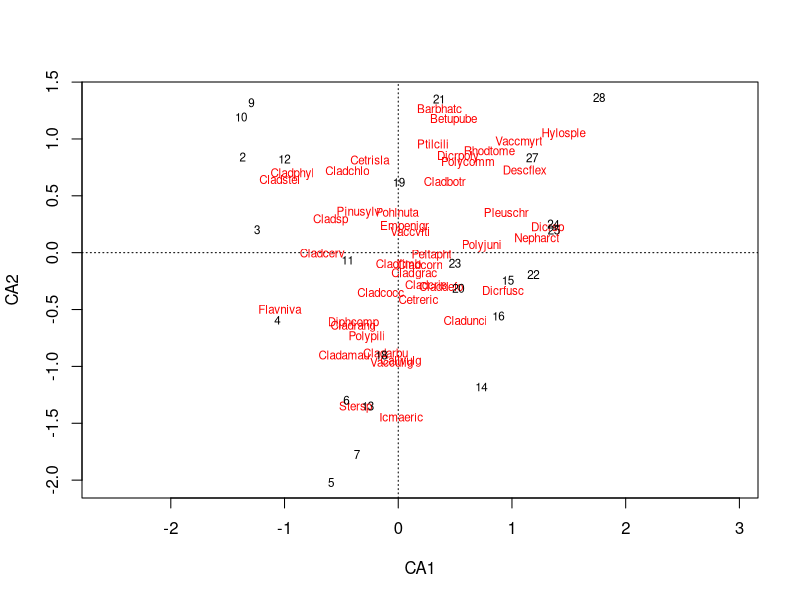
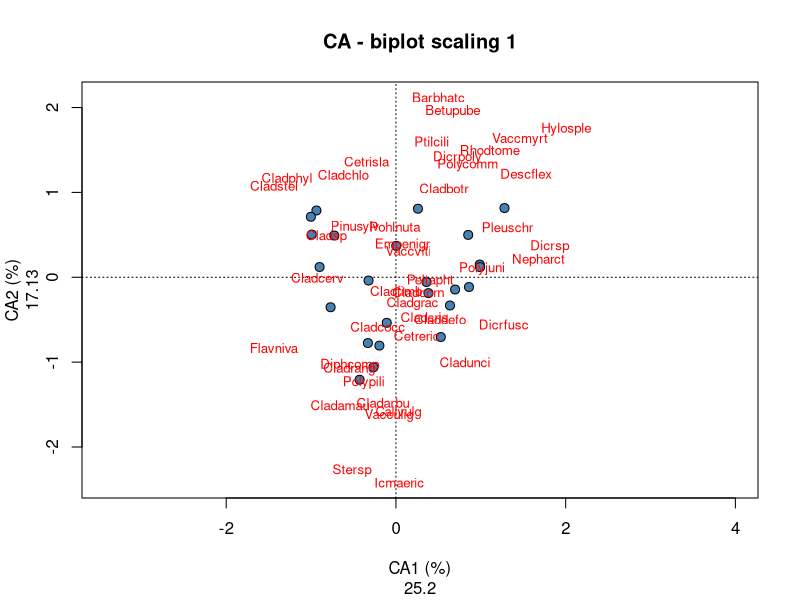
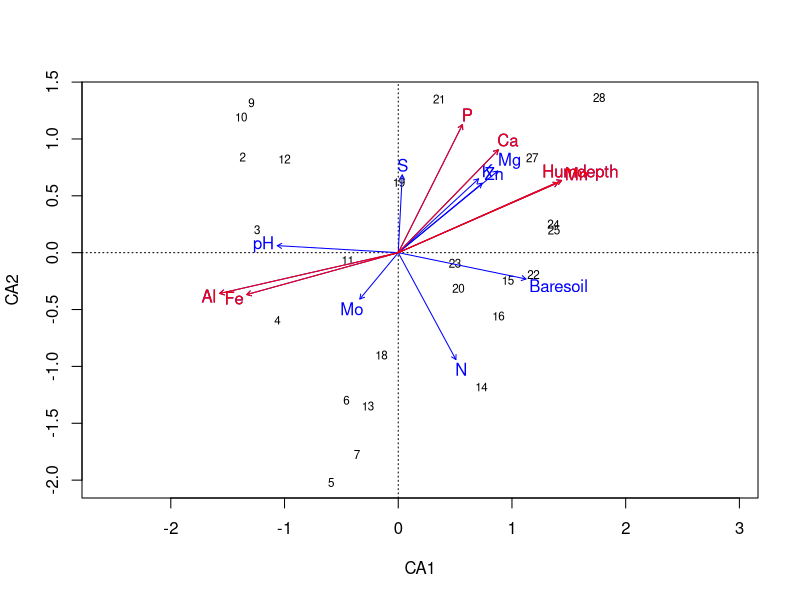
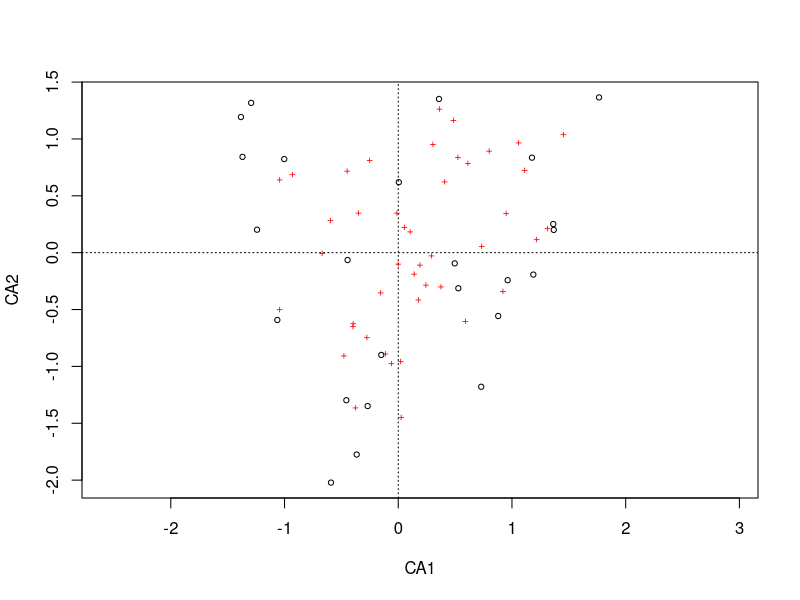

Write R code to recreate these figures, in order.
## ---- chunk 1
knitr::opts_chunk$set(echo = TRUE)
## ---- chunk 2
library(datasets)
data(iris)
summary(iris)
## ---- chunk 3
library(vegan)
data(varespec) # matrice de communautés
data(varechem) # données environnementales
varechem <- scale(varechem) # centrer-réduire
## ---- chunk 4
ca.varespec<-cca(varespec)
## ---- chunk 5
envfit.varechem<-envfit(ca.varespec, varechem)
## ---- chunk 6
plot(ca.varespec, display = c("sites", "species"))
## ---- chunk 7
plot(ca.varespec, scaling=1, type="none", main='CA - biplot scaling 1', 
     xlab=c("CA1 (%)", round((ca.varespec$CA$eig[1]/sum(ca.varespec$CA$eig))*100,2)),
     ylab=c("CA2 (%)", round((ca.varespec$CA$eig[2]/sum(ca.varespec$CA$eig))*100,2)))
points(scores(ca.varespec, display="sites", choices=c(1,2), scaling=1), pch=21, col="black", bg="steelblue", cex=1.2)
text(scores(ca.varespec, display="species", choices=c(1), scaling=1),
     scores(ca.varespec, display="species", choices=c(2), scaling=1),
     labels=rownames(scores(ca.varespec, display="species", scaling=1)),col="red", cex=0.8)
## ---- chunk 8
plot(ca.varespec, display = "sites")
plot(envfit.varechem)
plot(envfit.varechem, p.max = 0.05, col = "red")#Les correlations significatives apparaissent en rouge
## ---- chunk 9
ordiplot(ca.varespec)
